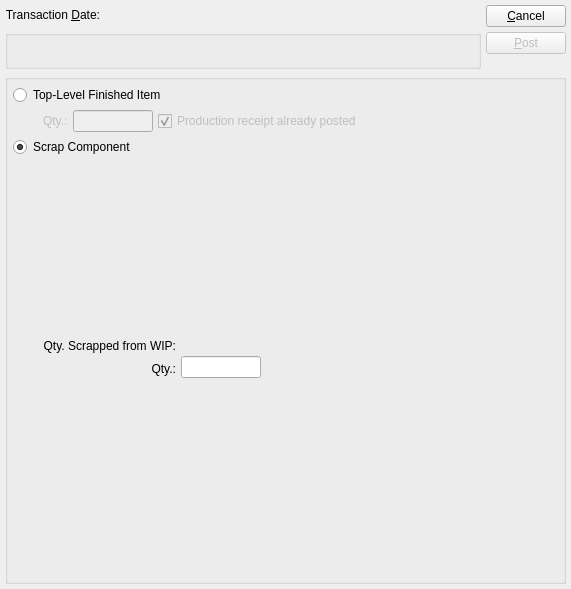
<?xml version="1.0" encoding="UTF-8"?>
<ui version="4.0">
 <comment>This file is part of the xTuple ERP: PostBooks Edition, a free and
open source Enterprise Resource Planning software suite,
Copyright (c) 1999-2011 by OpenMFG LLC, d/b/a xTuple.
It is licensed to you under the Common Public Attribution License
version 1.0, the full text of which (including xTuple-specific Exhibits)
is available at www.xtuple.com/CPAL.  By using this software, you agree
to be bound by its terms.</comment>
 <class>scrapWoMaterialFromWIP</class>
 <widget class="QDialog" name="scrapWoMaterialFromWIP">
  <property name="geometry">
   <rect>
    <x>0</x>
    <y>0</y>
    <width>571</width>
    <height>589</height>
   </rect>
  </property>
  <property name="windowTitle">
   <string>Scrap Work Order Material</string>
  </property>
  <layout class="QGridLayout" name="gridLayout_2">
   <item row="0" column="0">
    <layout class="QVBoxLayout" name="verticalLayout">
     <item>
      <layout class="QHBoxLayout" name="horizontalLayout">
       <item>
        <widget class="QLabel" name="_transDateLit">
         <property name="text">
          <string>Transaction &amp;Date:</string>
         </property>
         <property name="alignment">
          <set>Qt::AlignRight|Qt::AlignTrailing|Qt::AlignVCenter</set>
         </property>
         <property name="buddy">
          <cstring>_transDate</cstring>
         </property>
        </widget>
       </item>
       <item>
        <widget class="DLineEdit" name="_transDate">
         <property name="sizePolicy">
          <sizepolicy hsizetype="Preferred" vsizetype="Fixed">
           <horstretch>0</horstretch>
           <verstretch>0</verstretch>
          </sizepolicy>
         </property>
        </widget>
       </item>
       <item>
        <spacer>
         <property name="orientation">
          <enum>Qt::Horizontal</enum>
         </property>
         <property name="sizeType">
          <enum>QSizePolicy::Expanding</enum>
         </property>
         <property name="sizeHint" stdset="0">
          <size>
           <width>20</width>
           <height>20</height>
          </size>
         </property>
        </spacer>
       </item>
      </layout>
     </item>
     <item>
      <widget class="QGroupBox" name="_woGroup">
       <property name="title">
        <string/>
       </property>
       <layout class="QGridLayout" name="gridLayout">
        <item row="0" column="0">
         <layout class="QHBoxLayout">
          <property name="spacing">
           <number>0</number>
          </property>
          <item>
           <widget class="WoCluster" name="_wo">
            <property name="focusPolicy">
             <enum>Qt::StrongFocus</enum>
            </property>
           </widget>
          </item>
          <item>
           <spacer>
            <property name="orientation">
             <enum>Qt::Horizontal</enum>
            </property>
            <property name="sizeType">
             <enum>QSizePolicy::Minimum</enum>
            </property>
            <property name="sizeHint" stdset="0">
             <size>
              <width>20</width>
              <height>20</height>
             </size>
            </property>
           </spacer>
          </item>
         </layout>
        </item>
       </layout>
      </widget>
     </item>
    </layout>
   </item>
   <item row="0" column="1">
    <layout class="QVBoxLayout">
     <item>
      <widget class="QPushButton" name="_close">
       <property name="text">
        <string>&amp;Cancel</string>
       </property>
      </widget>
     </item>
     <item>
      <widget class="QPushButton" name="_scrap">
       <property name="enabled">
        <bool>false</bool>
       </property>
       <property name="text">
        <string>&amp;Post</string>
       </property>
       <property name="default">
        <bool>true</bool>
       </property>
      </widget>
     </item>
     <item>
      <spacer>
       <property name="orientation">
        <enum>Qt::Vertical</enum>
       </property>
       <property name="sizeType">
        <enum>QSizePolicy::Expanding</enum>
       </property>
       <property name="sizeHint" stdset="0">
        <size>
         <width>20</width>
         <height>0</height>
        </size>
       </property>
      </spacer>
     </item>
    </layout>
   </item>
   <item row="1" column="0" colspan="2">
    <widget class="QGroupBox" name="_scrapButtonGroup">
     <property name="sizePolicy">
      <sizepolicy hsizetype="Expanding" vsizetype="Preferred">
       <horstretch>0</horstretch>
       <verstretch>1</verstretch>
      </sizepolicy>
     </property>
     <property name="title">
      <string/>
     </property>
     <layout class="QGridLayout" name="gridLayout_4">
      <item row="0" column="0">
       <layout class="QVBoxLayout" name="verticalLayout_2">
        <item>
         <layout class="QVBoxLayout">
          <item>
           <widget class="QRadioButton" name="_scrapTopLevel">
            <property name="text">
             <string>Top-Level Finished Item</string>
            </property>
            <property name="checked">
             <bool>false</bool>
            </property>
           </widget>
          </item>
          <item>
           <layout class="QHBoxLayout">
            <item>
             <spacer>
              <property name="orientation">
               <enum>Qt::Horizontal</enum>
              </property>
              <property name="sizeType">
               <enum>QSizePolicy::Minimum</enum>
              </property>
              <property name="sizeHint" stdset="0">
               <size>
                <width>30</width>
                <height>20</height>
               </size>
              </property>
             </spacer>
            </item>
            <item>
             <widget class="QLabel" name="_topLevelQtyLit">
              <property name="enabled">
               <bool>false</bool>
              </property>
              <property name="text">
               <string>Qty.:</string>
              </property>
              <property name="buddy">
               <cstring>_scrapTopLevel</cstring>
              </property>
             </widget>
            </item>
            <item>
             <widget class="XLineEdit" name="_topLevelQty">
              <property name="enabled">
               <bool>false</bool>
              </property>
              <property name="maximumSize">
               <size>
                <width>80</width>
                <height>32767</height>
               </size>
              </property>
              <property name="alignment">
               <set>Qt::AlignRight</set>
              </property>
             </widget>
            </item>
            <item>
             <widget class="XCheckBox" name="_prodPosted">
              <property name="enabled">
               <bool>false</bool>
              </property>
              <property name="text">
               <string>Production receipt already posted</string>
              </property>
              <property name="checked">
               <bool>true</bool>
              </property>
              <property name="forgetful">
               <bool>true</bool>
              </property>
             </widget>
            </item>
            <item>
             <spacer>
              <property name="orientation">
               <enum>Qt::Horizontal</enum>
              </property>
              <property name="sizeType">
               <enum>QSizePolicy::Expanding</enum>
              </property>
              <property name="sizeHint" stdset="0">
               <size>
                <width>0</width>
                <height>20</height>
               </size>
              </property>
             </spacer>
            </item>
           </layout>
          </item>
         </layout>
        </item>
        <item>
         <layout class="QVBoxLayout">
          <item>
           <widget class="QRadioButton" name="_scrapComponent">
            <property name="text">
             <string>Scrap Component</string>
            </property>
            <property name="checked">
             <bool>true</bool>
            </property>
           </widget>
          </item>
          <item>
           <layout class="QHBoxLayout">
            <property name="spacing">
             <number>0</number>
            </property>
            <item>
             <spacer>
              <property name="orientation">
               <enum>Qt::Horizontal</enum>
              </property>
              <property name="sizeType">
               <enum>QSizePolicy::Minimum</enum>
              </property>
              <property name="sizeHint" stdset="0">
               <size>
                <width>30</width>
                <height>20</height>
               </size>
              </property>
             </spacer>
            </item>
            <item>
             <layout class="QVBoxLayout">
              <property name="spacing">
               <number>0</number>
              </property>
              <item>
               <widget class="WomatlCluster" name="_womatl">
                <property name="sizePolicy">
                 <sizepolicy hsizetype="Minimum" vsizetype="Minimum">
                  <horstretch>0</horstretch>
                  <verstretch>0</verstretch>
                 </sizepolicy>
                </property>
                <property name="minimumSize">
                 <size>
                  <width>345</width>
                  <height>175</height>
                 </size>
                </property>
                <property name="focusPolicy">
                 <enum>Qt::StrongFocus</enum>
                </property>
               </widget>
              </item>
              <item>
               <layout class="QHBoxLayout">
                <item>
                 <layout class="QHBoxLayout">
                  <property name="spacing">
                   <number>5</number>
                  </property>
                  <item>
                   <layout class="QVBoxLayout">
                    <item>
                     <widget class="QLabel" name="_qtyScrappedFromWIPLit">
                      <property name="text">
                       <string>Qty. Scrapped from WIP:</string>
                      </property>
                      <property name="alignment">
                       <set>Qt::AlignRight|Qt::AlignTrailing|Qt::AlignVCenter</set>
                      </property>
                     </widget>
                    </item>
                    <item>
                     <widget class="QLabel" name="_qtyLit">
                      <property name="text">
                       <string>Qty.:</string>
                      </property>
                      <property name="alignment">
                       <set>Qt::AlignRight|Qt::AlignTrailing|Qt::AlignVCenter</set>
                      </property>
                      <property name="buddy">
                       <cstring>_qty</cstring>
                      </property>
                     </widget>
                    </item>
                   </layout>
                  </item>
                  <item>
                   <layout class="QVBoxLayout">
                    <item>
                     <widget class="XLabel" name="_qtyScrappedFromWIP">
                      <property name="minimumSize">
                       <size>
                        <width>80</width>
                        <height>0</height>
                       </size>
                      </property>
                      <property name="text">
                       <string/>
                      </property>
                      <property name="alignment">
                       <set>Qt::AlignRight|Qt::AlignTrailing|Qt::AlignVCenter</set>
                      </property>
                     </widget>
                    </item>
                    <item>
                     <widget class="XLineEdit" name="_qty">
                      <property name="sizePolicy">
                       <sizepolicy hsizetype="Preferred" vsizetype="Fixed">
                        <horstretch>0</horstretch>
                        <verstretch>0</verstretch>
                       </sizepolicy>
                      </property>
                      <property name="maximumSize">
                       <size>
                        <width>80</width>
                        <height>32767</height>
                       </size>
                      </property>
                      <property name="alignment">
                       <set>Qt::AlignRight</set>
                      </property>
                     </widget>
                    </item>
                   </layout>
                  </item>
                 </layout>
                </item>
                <item>
                 <spacer>
                  <property name="orientation">
                   <enum>Qt::Horizontal</enum>
                  </property>
                  <property name="sizeType">
                   <enum>QSizePolicy::Expanding</enum>
                  </property>
                  <property name="sizeHint" stdset="0">
                   <size>
                    <width>20</width>
                    <height>20</height>
                   </size>
                  </property>
                 </spacer>
                </item>
               </layout>
              </item>
             </layout>
            </item>
           </layout>
          </item>
         </layout>
        </item>
        <item>
         <spacer name="verticalSpacer">
          <property name="orientation">
           <enum>Qt::Vertical</enum>
          </property>
          <property name="sizeHint" stdset="0">
           <size>
            <width>20</width>
            <height>0</height>
           </size>
          </property>
         </spacer>
        </item>
       </layout>
      </item>
     </layout>
    </widget>
   </item>
  </layout>
 </widget>
 <layoutdefault spacing="5" margin="5"/>
 <pixmapfunction>qPixmapFromMimeSource</pixmapfunction>
 <customwidgets>
  <customwidget>
   <class>DLineEdit</class>
   <extends>QWidget</extends>
   <header>datecluster.h</header>
  </customwidget>
  <customwidget>
   <class>WoCluster</class>
   <extends>QWidget</extends>
   <header>wocluster.h</header>
  </customwidget>
  <customwidget>
   <class>WomatlCluster</class>
   <extends>QWidget</extends>
   <header>womatlcluster.h</header>
  </customwidget>
  <customwidget>
   <class>XCheckBox</class>
   <extends>QCheckBox</extends>
   <header>xcheckbox.h</header>
  </customwidget>
  <customwidget>
   <class>XLabel</class>
   <extends>QLabel</extends>
   <header>xlabel.h</header>
  </customwidget>
  <customwidget>
   <class>XLineEdit</class>
   <extends>QLineEdit</extends>
   <header>xlineedit.h</header>
  </customwidget>
 </customwidgets>
 <tabstops>
  <tabstop>_transDate</tabstop>
  <tabstop>_wo</tabstop>
  <tabstop>_scrapTopLevel</tabstop>
  <tabstop>_topLevelQty</tabstop>
  <tabstop>_scrapComponent</tabstop>
  <tabstop>_womatl</tabstop>
  <tabstop>_qty</tabstop>
  <tabstop>_close</tabstop>
 </tabstops>
 <resources/>
 <connections>
  <connection>
   <sender>_close</sender>
   <signal>clicked()</signal>
   <receiver>scrapWoMaterialFromWIP</receiver>
   <slot>reject()</slot>
   <hints>
    <hint type="sourcelabel">
     <x>383</x>
     <y>45</y>
    </hint>
    <hint type="destinationlabel">
     <x>20</x>
     <y>20</y>
    </hint>
   </hints>
  </connection>
  <connection>
   <sender>_scrapComponent</sender>
   <signal>toggled(bool)</signal>
   <receiver>_qtyScrappedFromWIP</receiver>
   <slot>setEnabled(bool)</slot>
   <hints>
    <hint type="sourcelabel">
     <x>52</x>
     <y>237</y>
    </hint>
    <hint type="destinationlabel">
     <x>265</x>
     <y>432</y>
    </hint>
   </hints>
  </connection>
  <connection>
   <sender>_scrapComponent</sender>
   <signal>toggled(bool)</signal>
   <receiver>_qty</receiver>
   <slot>setEnabled(bool)</slot>
   <hints>
    <hint type="sourcelabel">
     <x>52</x>
     <y>237</y>
    </hint>
    <hint type="destinationlabel">
     <x>246</x>
     <y>469</y>
    </hint>
   </hints>
  </connection>
  <connection>
   <sender>_scrapComponent</sender>
   <signal>toggled(bool)</signal>
   <receiver>_womatl</receiver>
   <slot>setEnabled(bool)</slot>
   <hints>
    <hint type="sourcelabel">
     <x>52</x>
     <y>237</y>
    </hint>
    <hint type="destinationlabel">
     <x>86</x>
     <y>266</y>
    </hint>
   </hints>
  </connection>
  <connection>
   <sender>_scrapComponent</sender>
   <signal>toggled(bool)</signal>
   <receiver>_qtyScrappedFromWIPLit</receiver>
   <slot>setEnabled(bool)</slot>
   <hints>
    <hint type="sourcelabel">
     <x>52</x>
     <y>237</y>
    </hint>
    <hint type="destinationlabel">
     <x>88</x>
     <y>443</y>
    </hint>
   </hints>
  </connection>
  <connection>
   <sender>_scrapComponent</sender>
   <signal>toggled(bool)</signal>
   <receiver>_qtyLit</receiver>
   <slot>setEnabled(bool)</slot>
   <hints>
    <hint type="sourcelabel">
     <x>52</x>
     <y>237</y>
    </hint>
    <hint type="destinationlabel">
     <x>88</x>
     <y>470</y>
    </hint>
   </hints>
  </connection>
  <connection>
   <sender>_scrapTopLevel</sender>
   <signal>toggled(bool)</signal>
   <receiver>_topLevelQtyLit</receiver>
   <slot>setEnabled(bool)</slot>
   <hints>
    <hint type="sourcelabel">
     <x>52</x>
     <y>180</y>
    </hint>
    <hint type="destinationlabel">
     <x>94</x>
     <y>208</y>
    </hint>
   </hints>
  </connection>
  <connection>
   <sender>_scrapTopLevel</sender>
   <signal>toggled(bool)</signal>
   <receiver>_topLevelQty</receiver>
   <slot>setEnabled(bool)</slot>
   <hints>
    <hint type="sourcelabel">
     <x>52</x>
     <y>180</y>
    </hint>
    <hint type="destinationlabel">
     <x>187</x>
     <y>208</y>
    </hint>
   </hints>
  </connection>
  <connection>
   <sender>_wo</sender>
   <signal>newId(int)</signal>
   <receiver>_womatl</receiver>
   <slot>setWoid(int)</slot>
   <hints>
    <hint type="sourcelabel">
     <x>46</x>
     <y>46</y>
    </hint>
    <hint type="destinationlabel">
     <x>86</x>
     <y>266</y>
    </hint>
   </hints>
  </connection>
  <connection>
   <sender>_womatl</sender>
   <signal>valid(bool)</signal>
   <receiver>_scrap</receiver>
   <slot>setEnabled(bool)</slot>
   <hints>
    <hint type="sourcelabel">
     <x>86</x>
     <y>266</y>
    </hint>
    <hint type="destinationlabel">
     <x>383</x>
     <y>70</y>
    </hint>
   </hints>
  </connection>
  <connection>
   <sender>_womatl</sender>
   <signal>newQtyScrappedFromWIP(double)</signal>
   <receiver>_qtyScrappedFromWIP</receiver>
   <slot>setDouble(double)</slot>
   <hints>
    <hint type="sourcelabel">
     <x>86</x>
     <y>266</y>
    </hint>
    <hint type="destinationlabel">
     <x>245</x>
     <y>440</y>
    </hint>
   </hints>
  </connection>
 </connections>
</ui>
